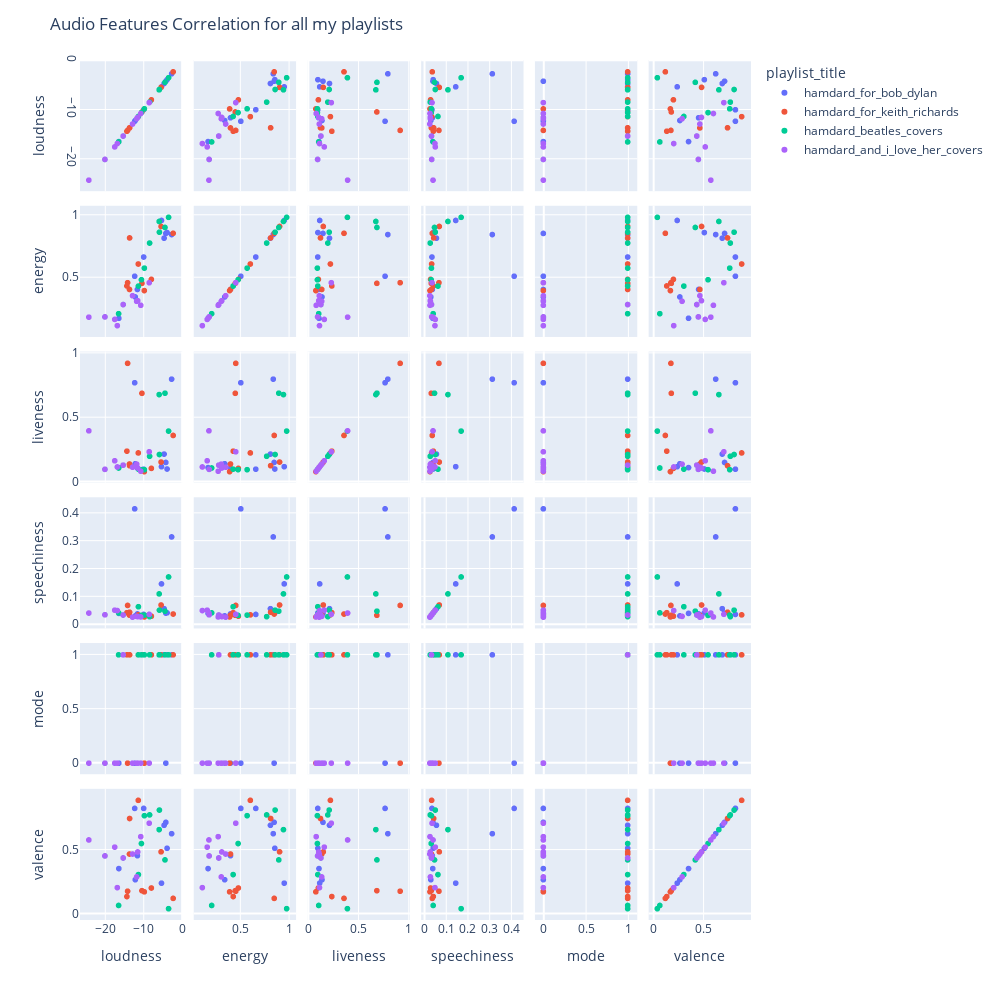

Source (notebook cell):
### Markdown cell above
After the previous step, I wanted to look at the relationship between only a few of Spotify's features by making correlations plots for only the following features in this list.

##### FEATURES:
* mode
* energy
* loudness
* speechiness
* liveness
* valence

All the of these features had been part of the stronger correlations, and I added `valence` because I find this measure to be quite flawed. In the case of *Elenor Rigby* by The Beatles (a song about lonely people with hauntingly sad lyrics), Spotify gave it a very high `valence` rating. This is strange since `valence` supposedly meausures "musical positiveness conveyed by a track", where tracks with high valence sound more positive. 

I chose to look at the correlation of these features relating to my `me` data frame. In the following code, I specified which dimensions of the larger correlation matrix I wanted to look at, which were the ones I noted in the bulleted list above:
```python
fig = px.scatter_matrix(me, dimensions=['loudness', 'energy', 'liveness', 'speechiness','mode','valence'],
                                       color = "playlist_title")
```
The `color = playlist_title` allowed me to differentiate between the points on each subplot so I could see which playlist the songs in each subplot belonged to.

### Code cell
# create matrix (and ignore non-numerical columns if they exist)
correlation_matrix = me.corr(numeric_only=True)

# fig = px.scatter_matrix(correlation_matrix)
fig = px.scatter_matrix(me, dimensions=['loudness', 'energy', 'liveness', 'speechiness','mode','valence'],
                                       color = "playlist_title")
#for mode, minor = 0 and major = 1

fig.update_yaxes(tickangle=90)
fig.update_layout(title=f"Audio Features Correlation for all my playlists")
# adjust size
fig.update_layout(width=1000, height=1000)
fig.show()

### Figure 1 — Plotly figure (JSON) as saved in the notebook; plotly's stock layout.template omitted (floating-point values rounded to 4 significant figures)
{"data": [{"dimensions": [{"axis": {"matches": true}, "label": "loudness", "values": [-5.307, -12.31, -4.173, -3.851, -2.66, -9.965, -16.44, -4.631, -11.6, -12.15]}, {"axis": {"matches": true}, "label": "energy", "values": [0.956, 0.509, 0.852, 0.859, 0.843, 0.663, 0.172, 0.814, 0.403, 0.343]}, {"axis": {"matches": true}, "label": "liveness", "values": [0.118, 0.771, 0.151, 0.1, 0.799, 0.0986, 0.111, 0.216, 0.107, 0.141]}, {"axis": {"matches": true}, "label": "speechiness", "values": [0.145, 0.415, 0.0399, 0.0409, 0.314, 0.0352, 0.0389, 0.0559, 0.037, 0.03]}, {"axis": {"matches": true}, "label": "mode", "values": [1, 0, 0, 1, 1, 1, 0, 1, 0, 0]}, {"axis": {"matches": true}, "label": "valence", "values": [0.238, 0.823, 0.714, 0.511, 0.625, 0.823, 0.352, 0.691, 0.453, 0.265]}], "hovertemplate": "playlist_title=hamdard_for_bob_dylan<br>%{xaxis.title.text}=%{x}<br>%{yaxis.title.text}=%{y}<extra></extra>", "legendgroup": "hamdard_for_bob_dylan", "marker": {"color": "#636efa", "symbol": "circle"}, "name": "hamdard_for_bob_dylan", "showlegend": true, "type": "splom"}, {"dimensions": [{"axis": {"matches": true}, "label": "loudness", "values": [-11.37, -14.34, -14.16, -10.42, -2.26, -7.95, -13.64, -13.66, -5.419, -9.793]}, {"axis": {"matches": true}, "label": "energy", "values": [0.607, 0.431, 0.457, 0.452, 0.853, 0.484, 0.816, 0.403, 0.908, 0.394]}, {"axis": {"matches": true}, "label": "liveness", "values": [0.225, 0.239, 0.922, 0.689, 0.361, 0.105, 0.126, 0.139, 0.154, 0.0795]}, {"axis": {"matches": true}, "label": "speechiness", "values": [0.0336, 0.0415, 0.0675, 0.0321, 0.0366, 0.0289, 0.0431, 0.0326, 0.0691, 0.0262]}, {"axis": {"matches": true}, "label": "mode", "values": [1, 1, 0, 1, 1, 1, 1, 1, 1, 0]}, {"axis": {"matches": true}, "label": "valence", "values": [0.886, 0.133, 0.175, 0.179, 0.119, 0.2, 0.744, 0.466, 0.483, 0.17]}], "hovertemplate": "playlist_title=hamdard_for_keith_richards<br>%{xaxis.title.text}=%{x}<br>%{yaxis.title.text}=%{y}<extra></extra>", "legendgroup": "hamdard_for_keith_richards", "marker": {"color": "#EF553B", "symbol": "circle"}, "name": "hamdard_for_keith_richards", "showlegend": true, "type": "splom"}, {"dimensions": [{"axis": {"matches": true}, "label": "loudness", "values": [-3.461, -16.51, -15.32, -20.07, -10.54, -11.33, -5.848, -4.393, -5.919, -9.775, -8.415]}, {"axis": {"matches": true}, "label": "energy", "values": [0.981, 0.209, 0.282, 0.183, 0.481, 0.43, 0.862, 0.9, 0.948, 0.574, 0.775]}, {"axis": {"matches": true}, "label": "liveness", "values": [0.395, 0.108, 0.13, 0.0975, 0.0951, 0.0988, 0.213, 0.69, 0.679, 0.0948, 0.199]}, {"axis": {"matches": true}, "label": "speechiness", "values": [0.17, 0.0408, 0.0331, 0.0339, 0.0317, 0.0629, 0.0506, 0.047, 0.109, 0.0328, 0.0272]}, {"axis": {"matches": true}, "label": "mode", "values": [1, 1, 1, 0, 1, 1, 1, 1, 1, 1, 1]}, {"axis": {"matches": true}, "label": "valence", "values": [0.0385, 0.0634, 0.435, 0.451, 0.548, 0.305, 0.81, 0.42, 0.657, 0.766, 0.772]}], "hovertemplate": "playlist_title=hamdard_beatles_covers<br>%{xaxis.title.text}=%{x}<br>%{yaxis.title.text}=%{y}<extra></extra>", "legendgroup": "hamdard_beatles_covers", "marker": {"color": "#00cc96", "symbol": "circle"}, "name": "hamdard_beatles_covers", "showlegend": true, "type": "splom"}, {"dimensions": [{"axis": {"matches": true}, "label": "loudness", "values": [-15.32, -20.07, -8.515, -10.73, -11.53, -17.52, -11.8, -16.84, -24.28, -12.87]}, {"axis": {"matches": true}, "label": "energy", "values": [0.282, 0.183, 0.457, 0.276, 0.313, 0.163, 0.308, 0.113, 0.181, 0.353]}, {"axis": {"matches": true}, "label": "liveness", "values": [0.13, 0.0975, 0.234, 0.0829, 0.108, 0.164, 0.138, 0.116, 0.397, 0.114]}, {"axis": {"matches": true}, "label": "speechiness", "values": [0.0331, 0.0339, 0.0356, 0.0262, 0.0274, 0.0505, 0.0282, 0.0491, 0.0401, 0.0254]}, {"axis": {"matches": true}, "label": "mode", "values": [1, 0, 0, 0, 0, 0, 0, 0, 0, 0]}, {"axis": {"matches": true}, "label": "valence", "values": [0.435, 0.451, 0.707, 0.602, 0.482, 0.52, 0.287, 0.203, 0.576, 0.466]}], "hovertemplate": "playlist_title=hamdard_and_i_love_her_covers<br>%{xaxis.title.text}=%{x}<br>%{yaxis.title.text}=%{y}<extra></extra>", "legendgroup": "hamdard_and_i_love_her_covers", "marker": {"color": "#ab63fa", "symbol": "circle"}, "name": "hamdard_and_i_love_her_covers", "showlegend": true, "type": "splom"}], "layout": {"dragmode": "select", "height": 1000, "legend": {"title": {"text": "playlist_title"}, "tracegroupgap": 0}, "margin": {"t": 60}, "title": {"text": "Audio Features Correlation for all my playlists"}, "width": 1000, "xaxis": {"autorange": true, "range": [-26.63, 0.08751], "type": "linear"}, "xaxis2": {"autorange": true, "range": [0.02046, 1.074], "type": "linear"}, "xaxis3": {"autorange": true, "range": [-0.01033, 1.012], "type": "linear"}, "xaxis4": {"autorange": true, "range": [-0.01614, 0.4565], "type": "linear"}, "xaxis5": {"autorange": true, "range": [-0.1066, 1.107], "type": "linear"}, "xaxis6": {"autorange": true, "range": [-0.05186, 0.9764], "type": "linear"}, "yaxis": {"autorange": true, "range": [-26.63, 0.08751], "tickangle": 90, "type": "linear"}, "yaxis2": {"autorange": true, "range": [0.02046, 1.074], "type": "linear"}, "yaxis3": {"autorange": true, "range": [-0.01033, 1.012], "type": "linear"}, "yaxis4": {"autorange": true, "range": [-0.01614, 0.4565], "type": "linear"}, "yaxis5": {"autorange": true, "range": [-0.1066, 1.107], "type": "linear"}, "yaxis6": {"autorange": true, "range": [-0.05186, 0.9764], "type": "linear"}}}
